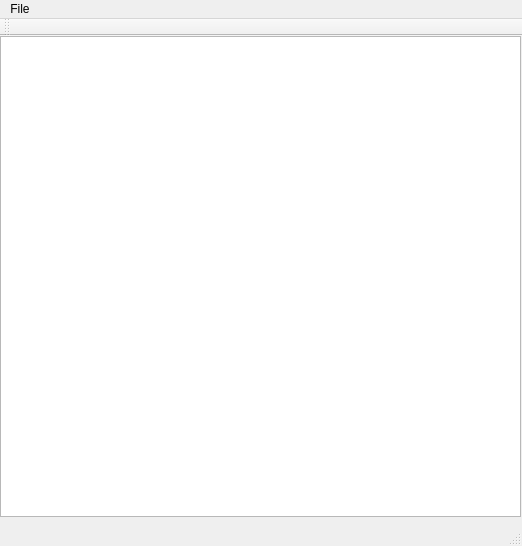
<?xml version="1.0" encoding="UTF-8"?>
<ui version="4.0">
 <class>Notepad</class>
 <widget class="QMainWindow" name="Notepad">
  <property name="geometry">
   <rect>
    <x>0</x>
    <y>0</y>
    <width>522</width>
    <height>546</height>
   </rect>
  </property>
  <property name="windowTitle">
   <string>MainWindow</string>
  </property>
  <widget class="QWidget" name="centralwidget">
   <widget class="QTextEdit" name="textEdit">
    <property name="geometry">
     <rect>
      <x>0</x>
      <y>0</y>
      <width>521</width>
      <height>481</height>
     </rect>
    </property>
   </widget>
  </widget>
  <widget class="QMenuBar" name="menubar">
   <property name="geometry">
    <rect>
     <x>0</x>
     <y>0</y>
     <width>522</width>
     <height>23</height>
    </rect>
   </property>
   <widget class="QMenu" name="menuFile">
    <property name="title">
     <string>File</string>
    </property>
    <addaction name="separator"/>
    <addaction name="actionNew"/>
    <addaction name="actionOpen"/>
    <addaction name="actionSave"/>
    <addaction name="actionSave_as"/>
    <addaction name="actionExit"/>
   </widget>
   <addaction name="menuFile"/>
  </widget>
  <widget class="QStatusBar" name="statusbar"/>
  <widget class="QToolBar" name="toolBar">
   <property name="windowTitle">
    <string>toolBar</string>
   </property>
   <attribute name="toolBarArea">
    <enum>TopToolBarArea</enum>
   </attribute>
   <attribute name="toolBarBreak">
    <bool>false</bool>
   </attribute>
  </widget>
  <action name="actionNew">
   <property name="text">
    <string>New</string>
   </property>
  </action>
  <action name="actionOpen">
   <property name="text">
    <string>Open</string>
   </property>
  </action>
  <action name="actionSave">
   <property name="text">
    <string>Save</string>
   </property>
  </action>
  <action name="actionSave_as">
   <property name="text">
    <string>Save as</string>
   </property>
  </action>
  <action name="actionExit">
   <property name="text">
    <string>Exit</string>
   </property>
  </action>
 </widget>
 <resources/>
 <connections/>
</ui>
